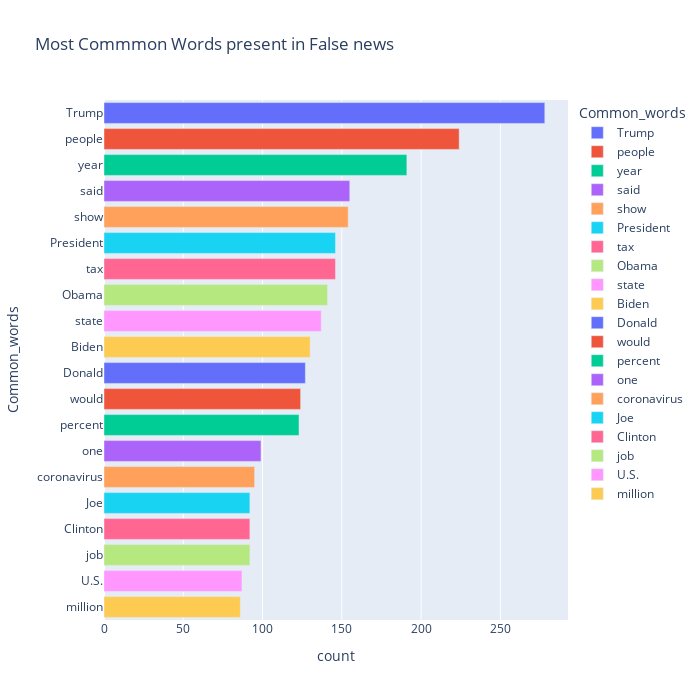

Notebook code for this chart:
### Code cell
fig = px.bar(temp_fake, x="count", y="Common_words", title='Most Commmon Words present in False news', orientation='h', 
             width=700, height=700,color='Common_words')
fig.show()

### Figure 1 — Plotly figure (JSON) as saved in the notebook; plotly's stock layout.template omitted (floating-point values rounded to 4 significant figures)
{"data": [{"alignmentgroup": "True", "hovertemplate": "Common_words=%{y}<br>count=%{x}<extra></extra>", "legendgroup": "Trump", "marker": {"color": "#636efa"}, "name": "Trump", "offsetgroup": "Trump", "orientation": "h", "showlegend": true, "textposition": "auto", "type": "bar", "x": [278], "xaxis": "x", "y": ["Trump"], "yaxis": "y"}, {"alignmentgroup": "True", "hovertemplate": "Common_words=%{y}<br>count=%{x}<extra></extra>", "legendgroup": "people", "marker": {"color": "#EF553B"}, "name": "people", "offsetgroup": "people", "orientation": "h", "showlegend": true, "textposition": "auto", "type": "bar", "x": [224], "xaxis": "x", "y": ["people"], "yaxis": "y"}, {"alignmentgroup": "True", "hovertemplate": "Common_words=%{y}<br>count=%{x}<extra></extra>", "legendgroup": "year", "marker": {"color": "#00cc96"}, "name": "year", "offsetgroup": "year", "orientation": "h", "showlegend": true, "textposition": "auto", "type": "bar", "x": [191], "xaxis": "x", "y": ["year"], "yaxis": "y"}, {"alignmentgroup": "True", "hovertemplate": "Common_words=%{y}<br>count=%{x}<extra></extra>", "legendgroup": "said", "marker": {"color": "#ab63fa"}, "name": "said", "offsetgroup": "said", "orientation": "h", "showlegend": true, "textposition": "auto", "type": "bar", "x": [155], "xaxis": "x", "y": ["said"], "yaxis": "y"}, {"alignmentgroup": "True", "hovertemplate": "Common_words=%{y}<br>count=%{x}<extra></extra>", "legendgroup": "show", "marker": {"color": "#FFA15A"}, "name": "show", "offsetgroup": "show", "orientation": "h", "showlegend": true, "textposition": "auto", "type": "bar", "x": [154], "xaxis": "x", "y": ["show"], "yaxis": "y"}, {"alignmentgroup": "True", "hovertemplate": "Common_words=%{y}<br>count=%{x}<extra></extra>", "legendgroup": "President", "marker": {"color": "#19d3f3"}, "name": "President", "offsetgroup": "President", "orientation": "h", "showlegend": true, "textposition": "auto", "type": "bar", "x": [146], "xaxis": "x", "y": ["President"], "yaxis": "y"}, {"alignmentgroup": "True", "hovertemplate": "Common_words=%{y}<br>count=%{x}<extra></extra>", "legendgroup": "tax", "marker": {"color": "#FF6692"}, "name": "tax", "offsetgroup": "tax", "orientation": "h", "showlegend": true, "textposition": "auto", "type": "bar", "x": [146], "xaxis": "x", "y": ["tax"], "yaxis": "y"}, {"alignmentgroup": "True", "hovertemplate": "Common_words=%{y}<br>count=%{x}<extra></extra>", "legendgroup": "Obama", "marker": {"color": "#B6E880"}, "name": "Obama", "offsetgroup": "Obama", "orientation": "h", "showlegend": true, "textposition": "auto", "type": "bar", "x": [141], "xaxis": "x", "y": ["Obama"], "yaxis": "y"}, {"alignmentgroup": "True", "hovertemplate": "Common_words=%{y}<br>count=%{x}<extra></extra>", "legendgroup": "state", "marker": {"color": "#FF97FF"}, "name": "state", "offsetgroup": "state", "orientation": "h", "showlegend": true, "textposition": "auto", "type": "bar", "x": [137], "xaxis": "x", "y": ["state"], "yaxis": "y"}, {"alignmentgroup": "True", "hovertemplate": "Common_words=%{y}<br>count=%{x}<extra></extra>", "legendgroup": "Biden", "marker": {"color": "#FECB52"}, "name": "Biden", "offsetgroup": "Biden", "orientation": "h", "showlegend": true, "textposition": "auto", "type": "bar", "x": [130], "xaxis": "x", "y": ["Biden"], "yaxis": "y"}, {"alignmentgroup": "True", "hovertemplate": "Common_words=%{y}<br>count=%{x}<extra></extra>", "legendgroup": "Donald", "marker": {"color": "#636efa"}, "name": "Donald", "offsetgroup": "Donald", "orientation": "h", "showlegend": true, "textposition": "auto", "type": "bar", "x": [127], "xaxis": "x", "y": ["Donald"], "yaxis": "y"}, {"alignmentgroup": "True", "hovertemplate": "Common_words=%{y}<br>count=%{x}<extra></extra>", "legendgroup": "would", "marker": {"color": "#EF553B"}, "name": "would", "offsetgroup": "would", "orientation": "h", "showlegend": true, "textposition": "auto", "type": "bar", "x": [124], "xaxis": "x", "y": ["would"], "yaxis": "y"}, {"alignmentgroup": "True", "hovertemplate": "Common_words=%{y}<br>count=%{x}<extra></extra>", "legendgroup": "percent", "marker": {"color": "#00cc96"}, "name": "percent", "offsetgroup": "percent", "orientation": "h", "showlegend": true, "textposition": "auto", "type": "bar", "x": [123], "xaxis": "x", "y": ["percent"], "yaxis": "y"}, {"alignmentgroup": "True", "hovertemplate": "Common_words=%{y}<br>count=%{x}<extra></extra>", "legendgroup": "one", "marker": {"color": "#ab63fa"}, "name": "one", "offsetgroup": "one", "orientation": "h", "showlegend": true, "textposition": "auto", "type": "bar", "x": [99], "xaxis": "x", "y": ["one"], "yaxis": "y"}, {"alignmentgroup": "True", "hovertemplate": "Common_words=%{y}<br>count=%{x}<extra></extra>", "legendgroup": "coronavirus", "marker": {"color": "#FFA15A"}, "name": "coronavirus", "offsetgroup": "coronavirus", "orientation": "h", "showlegend": true, "textposition": "auto", "type": "bar", "x": [95], "xaxis": "x", "y": ["coronavirus"], "yaxis": "y"}, {"alignmentgroup": "True", "hovertemplate": "Common_words=%{y}<br>count=%{x}<extra></extra>", "legendgroup": "Joe", "marker": {"color": "#19d3f3"}, "name": "Joe", "offsetgroup": "Joe", "orientation": "h", "showlegend": true, "textposition": "auto", "type": "bar", "x": [92], "xaxis": "x", "y": ["Joe"], "yaxis": "y"}, {"alignmentgroup": "True", "hovertemplate": "Common_words=%{y}<br>count=%{x}<extra></extra>", "legendgroup": "Clinton", "marker": {"color": "#FF6692"}, "name": "Clinton", "offsetgroup": "Clinton", "orientation": "h", "showlegend": true, "textposition": "auto", "type": "bar", "x": [92], "xaxis": "x", "y": ["Clinton"], "yaxis": "y"}, {"alignmentgroup": "True", "hovertemplate": "Common_words=%{y}<br>count=%{x}<extra></extra>", "legendgroup": "job", "marker": {"color": "#B6E880"}, "name": "job", "offsetgroup": "job", "orientation": "h", "showlegend": true, "textposition": "auto", "type": "bar", "x": [92], "xaxis": "x", "y": ["job"], "yaxis": "y"}, {"alignmentgroup": "True", "hovertemplate": "Common_words=%{y}<br>count=%{x}<extra></extra>", "legendgroup": "U.S.", "marker": {"color": "#FF97FF"}, "name": "U.S.", "offsetgroup": "U.S.", "orientation": "h", "showlegend": true, "textposition": "auto", "type": "bar", "x": [87], "xaxis": "x", "y": ["U.S."], "yaxis": "y"}, {"alignmentgroup": "True", "hovertemplate": "Common_words=%{y}<br>count=%{x}<extra></extra>", "legendgroup": "million", "marker": {"color": "#FECB52"}, "name": "million", "offsetgroup": "million", "orientation": "h", "showlegend": true, "textposition": "auto", "type": "bar", "x": [86], "xaxis": "x", "y": ["million"], "yaxis": "y"}], "layout": {"barmode": "relative", "height": 700, "legend": {"title": {"text": "Common_words"}, "tracegroupgap": 0}, "title": {"text": "Most Commmon Words present in False news"}, "width": 700, "xaxis": {"anchor": "y", "domain": [0, 1], "title": {"text": "count"}}, "yaxis": {"anchor": "x", "categoryarray": ["million", "U.S.", "job", "Clinton", "Joe", "coronavirus", "one", "percent", "would", "Donald", "Biden", "state", "Obama", "tax", "President", "show", "said", "year", "people", "Trump"], "categoryorder": "array", "domain": [0, 1], "title": {"text": "Common_words"}}}}
